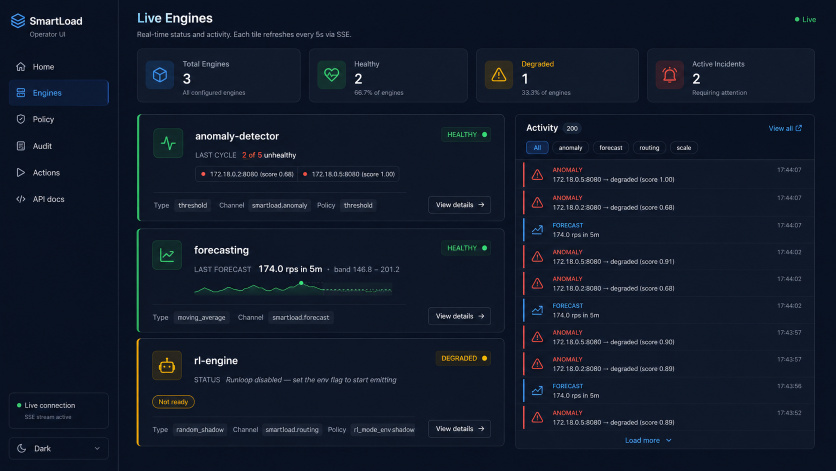
#> input picture thesis/report/figures/ui/Engines.png, 1672 x 941 px (shown at 1/2 size)
$ python _crop3.py
#> lines starting #> are read from the running program, lines starting #| are printed output that depends on the picture
from PIL import Image
def crop(src, box, out, scale=2):
#> called with src = 'Engines.png', box = (245, 250, 760, 345), out = '_crops/e1_mid.png', scale = 3
    im = Image.open(src)
#> im is the input picture: PIL image 1672x941 RGB; mean R, G, B 16.9, 26, 41.6
    c = im.crop(box).convert('RGB')
    c = c.resize((c.width*scale, c.height*scale), Image.LANCZOS)
#> c: PIL image 1545x285 RGB
    c.save(out)
    print(out, c.size)
#| _crops/e1_mid.png (1545, 285)
# Engine card middle bands (sparkline + metric text)
crop('Engines.png', (245, 250, 760, 345), '_crops/e1_mid.png', 3)
crop('Engines.png', (245, 435, 760, 530), '_crops/e2_mid.png', 3)
#> call 2 of crop, with src = 'Engines.png', box = (245, 435, 760, 530), out = '_crops/e2_mid.png', scale = 3
#> in crop (call 2), `c = im.crop(box).convert('RGB')`:
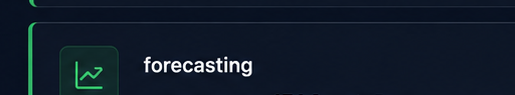
#> c: PIL image 515x95 RGB; mean R, G, B 16.6, 27.7, 41.8
#| _crops/e2_mid.png (1545, 285)
# Service Health right columns (response time / status)
crop('Home.png', (640, 230, 905, 470), '_crops/h_service_cols.png', 3)
#> call 3 of crop, with src = 'Home.png', box = (640, 230, 905, 470), out = '_crops/h_service_cols.png', scale = 3
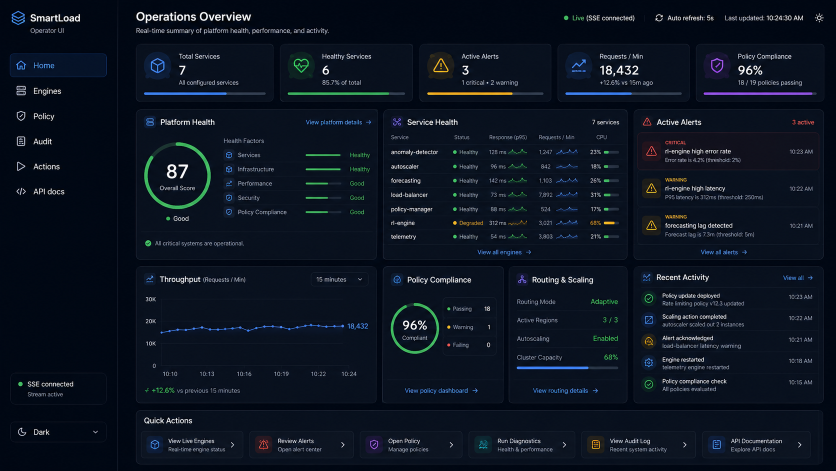
#> input picture thesis/report/figures/ui/Home.png, 1672 x 941 px (shown at 1/2 size)
#> in crop, im is the input picture: PIL image 1672x941 RGB; mean R, G, B 12.3, 20.4, 33
#> in crop (call 3), `c = im.crop(box).convert('RGB')`:
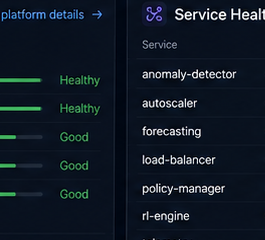
#> c: PIL image 265x240 RGB; mean R, G, B 16.1, 25.8, 37.7
#> in crop (call 3), `c = c.resize((c.width*scale, c.height*scale), Image.LANCZOS)`:
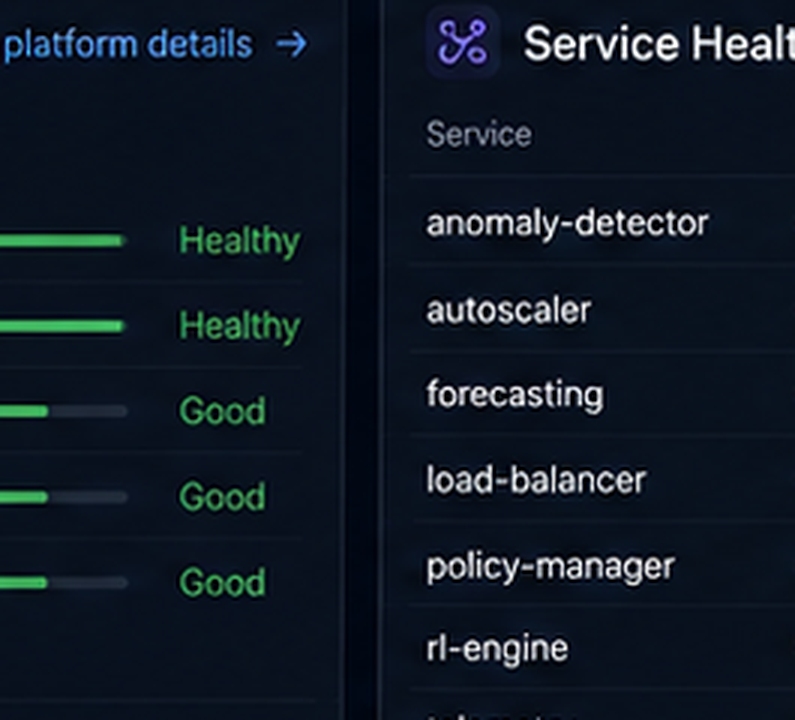
#> c: PIL image 795x720 RGB; mean R, G, B 16.2, 25.9, 37.7
#| _crops/h_service_cols.png (795, 720)
# Remaining top cards (Requests, Policy compliance)
crop('Home.png', (700, 95, 1135, 165), '_crops/h_topcards2.png', 2)
#> call 4 of crop, with src = 'Home.png', box = (700, 95, 1135, 165), out = '_crops/h_topcards2.png', scale = 2
#> in crop (call 4), `c = im.crop(box).convert('RGB')`:
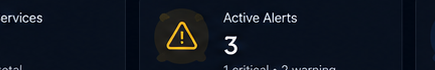
#> c: PIL image 435x70 RGB; mean R, G, B 15.4, 22, 32.8
#> in crop (call 4), `c = c.resize((c.width*scale, c.height*scale), Image.LANCZOS)`:
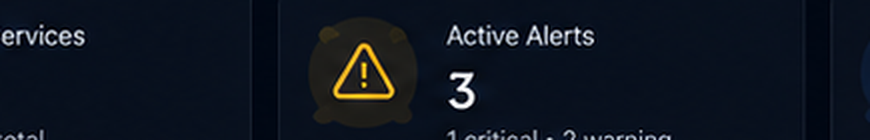
#> c: PIL image 870x140 RGB; mean R, G, B 15.4, 22, 32.8
#| _crops/h_topcards2.png (870, 140)
# Engines top summary cards
crop('Engines.png', (230, 95, 1135, 175), '_crops/e_topcards.png', 2)
#> in crop (call 5), `c = im.crop(box).convert('RGB')`:
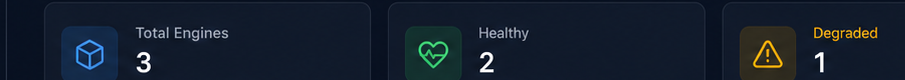
#> c: PIL image 905x80 RGB; mean R, G, B 21.3, 31.6, 45.6
#| _crops/e_topcards.png (1810, 160)
